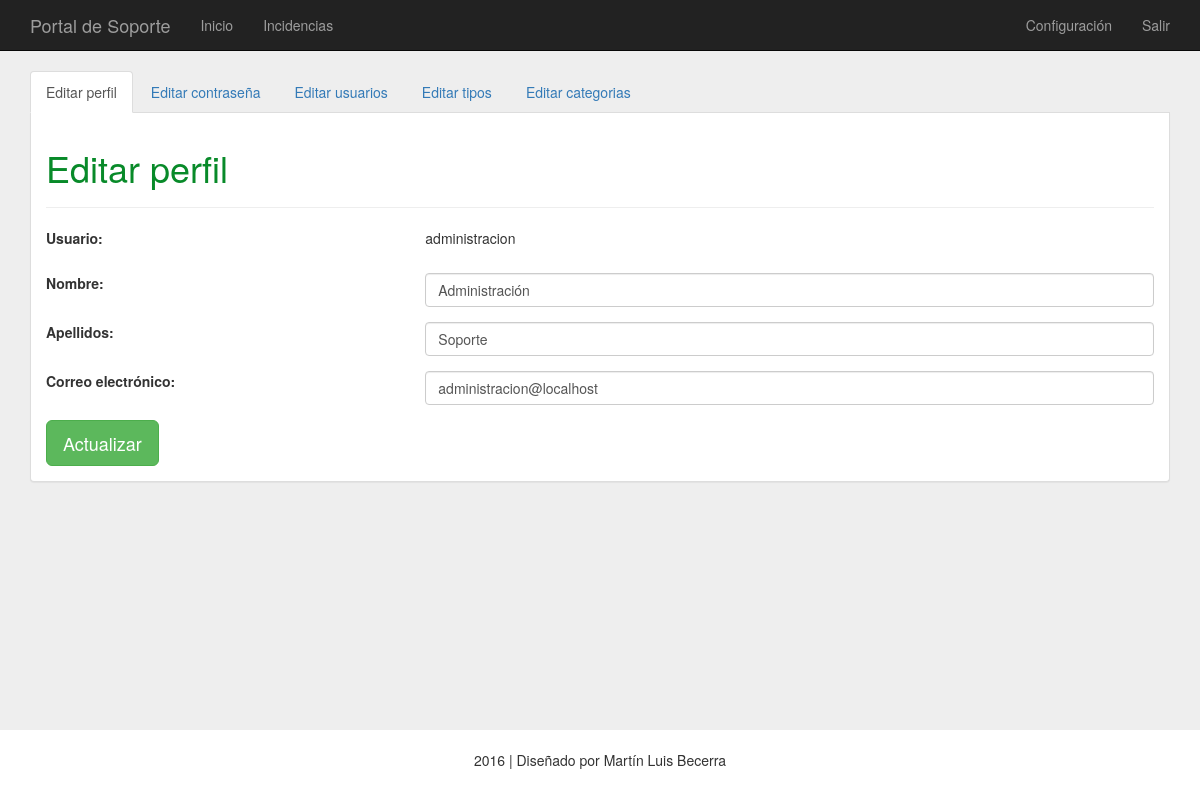
Screenshot of /proyecto/configuracion/index.php (signed in) with the database file from the repository.
### tables this page shows
CREATE TABLE `opciones` (
  `id` int(11) NOT NULL,
  `opcion` varchar(255) NOT NULL,
  `titulo` varchar(255) NOT NULL,
  `menu` int(11) NOT NULL,
  PRIMARY KEY (`id`,`opcion`),
  CONSTRAINT `idSeccion` FOREIGN KEY (`id`) REFERENCES `secciones` (`id`)
);

CREATE TABLE `usuarios` (
  `id` int(11) NOT NULL AUTO_INCREMENT,
  `usuario` varchar(255) NOT NULL,
  `contrasena` varchar(255) NOT NULL,
  `nombre` varchar(255) NOT NULL,
  `apellidos` varchar(255) NOT NULL,
  `correoelectronico` mediumtext NOT NULL,
  `estado` int(11) NOT NULL,
  PRIMARY KEY (`id`,`usuario`),
  UNIQUE KEY `usuario` (`usuario`)
);

### proyecto/conf/seccion.php (called while the page is built, shortened)
<?php
	$seccion = basename(parse_url(getcwd(), PHP_URL_PATH));
	$sql = "SELECT * FROM secciones WHERE seccion=:seccion";
	$resultado = $conn->prepare($sql);
	$resultado->bindValue(':seccion', $seccion);
	$resultado->execute();
	$registro = $resultado->fetch();
	if ($registro) {
		$id = $registro['id'];
		if(isset($_GET['opcion'])){
			$sql = "SELECT * FROM opciones WHERE id=:id and opcion=:opcion";
			$resultado = $conn->prepare($sql);
			$resultado->bindValue(':id', $id);
			$resultado->bindValue(':opcion', $_GET['opcion']);
			$resultado->execute();
			$registro = $resultado->fetch();
			if ($registro) {
				$titulo_principal = $registro['titulo'];
				$contenido = $registro['opcion'];
			}
		} else {
			$sql = "SELECT * FROM opciones WHERE id=:id and menu=1";
			$resultado = $conn->prepare($sql);
			$resultado->bindValue(':id', $id);
			$resultado->execute();
			$registro = $resultado->fetch();
			if ($registro) {
				$titulo_principal = $registro['titulo'];
				$contenido = $registro['opcion'];
			}
		}
	}
?>

### proyecto/configuracion/bd/perfil.php (called while the page is built, shortened)
<?php
	require('../conf/conexion.php');
	if ($_SERVER["REQUEST_METHOD"] == "POST") {
		$id					= $_SESSION['id'];
		$nombre				= htmlentities(addslashes($_POST['nombre']));
		$apellidos			= htmlentities(addslashes($_POST['apellidos']));
		$correoelectronico	= htmlentities(addslashes($_POST['correoelectronico']));
		$sql = "UPDATE usuarios SET nombre=:nombre, apellidos=:apellidos, correoelectronico=:correoelectronico WHERE id=:id";
		$resultado = $conn->prepare($sql);
		$resultado->bindParam(':id', $id);
		$resultado->bindParam(':nombre', $nombre);
		$resultado->bindParam(':apellidos', $apellidos);
		$resultado->bindParam(':correoelectronico', $correoelectronico);
		if($resultado->execute()) {
			$id	= $_SESSION['id'];
			$sql = "SELECT * FROM usuarios WHERE id=:id";
			$resultado = $conn->prepare($sql);
			$resultado->bindValue(':id', $id);
			$resultado->execute();
			$registro = $resultado->fetch();
			if ($registro) {
				$usuario 			= $registro['usuario'];
				$_SESSION['aviso'] = '<p class="correcto">Tu perfil se ha modificado con éxito.</p>' ;
			}
		}
	} else {
		$id	= $_SESSION['id'];
		$sql = "SELECT * FROM usuarios WHERE id=:id";
		$resultado = $conn->prepare($sql);
		$resultado->bindValue(':id', $id);
		$resultado->execute();
		$registro = $resultado->fetch();
		if ($registro) {
			$usuario 			= $registro['usuario'];
			$nombre 			= $registro['nombre'];
			$apellidos 			= $registro['apellidos'];
			$correoelectronico	= $registro['correoelectronico'];
		}
	}
?>

### proyecto/configuracion/mod/perfil.php (the view, shortened to what this page needs)
<div class="container">
	<div class="panel panel-default configuracion">
		<div class="panel-body">
			<div class="titulo">
				<h1><?php echo $titulo_principal ?></h1>
			</div>
			<form name="formulario" method="post" action="<?php echo htmlspecialchars($_SERVER["PHP_SELF"]."?opcion={$contenido}"); ?>">
				<div class="form-group row">
					<div class="col-sm-4">
						<p><b>Usuario:</b></p>
					</div>
					<div class="col-sm-8">
						<p><?php echo $usuario; ?></p>
					</div>
				</div>
				<div class="form-group row">
					<label for="nombre" class="col-sm-4 col-form-label" required><b>Nombre:</b></label>
					<div class="col-sm-8">
						<input type="text" class="form-control" id="nombre" name="nombre" placeholder="Nombre" value="<?php echo utf8_encode($nombre); ?>" required>
					</div>
				</div>
				<div class="form-group row">
					<label for="apellidos" class="col-sm-4 col-form-label" required><b>Apellidos:</b></label>
					<div class="col-sm-8">
						<input type="text" class="form-control" id="apellidos" name="apellidos" placeholder="Apellidos" value="<?php echo utf8_encode($apellidos); ?>" required>
					</div>
				</div>
				<div class="form-group row">
					<label for="email" class="col-sm-4 col-form-label" required><b>Correo electrónico:</b></label>
					<div class="col-sm-8">
						<input type="email" class="form-control" id="correoelectronico" name="correoelectronico" placeholder="Correo electrónico" value="<?php echo $correoelectronico; ?>" required>
					</div>
				</div>
				<button type="submit" id="actualizar" class="btn btn-lg btn-success">Actualizar</button>
			</form>
		</div>
	</div>
</div>

### proyecto/css/general.css (style rules this page uses)
html { position: relative; min-height: 100%; }
body { background-color: #EEEEEE; margin-bottom: 60px; }
.titulo { color: #088A29; margin-bottom: 20px; padding-bottom: 9px; border-bottom: 1px solid #EEEEEE; }
.configuracion { border: 1px solid #ddd; border-top: 0px; border-radius: 0px 0px 4px 4px; }
.panel { margin-bottom: 5%; }

### proyecto/css/configuracion.css (style rules this page uses)
button { left:0px; }

### rows the page displays
opciones: titulo "Editar perfil"
usuarios: usuario "administracion", nombre "Administración", apellidos "Soporte", correoelectronico "administracion@localhost"
